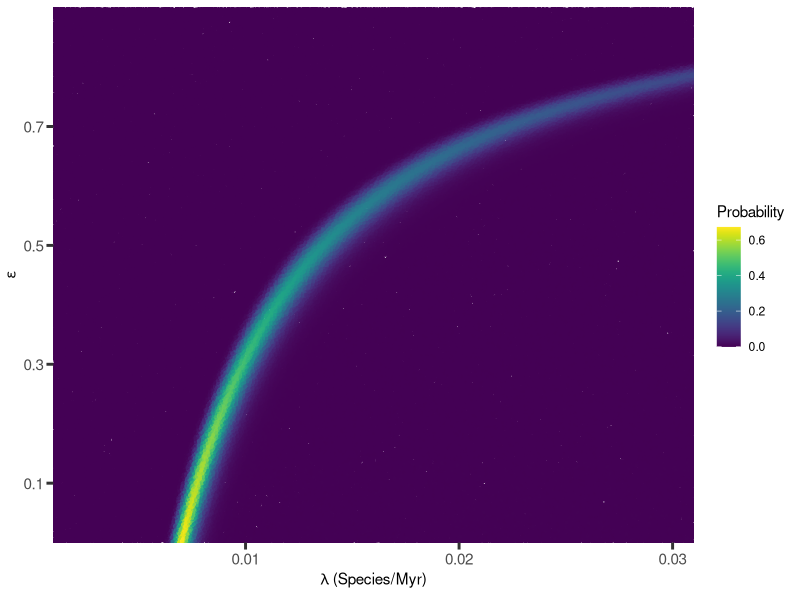
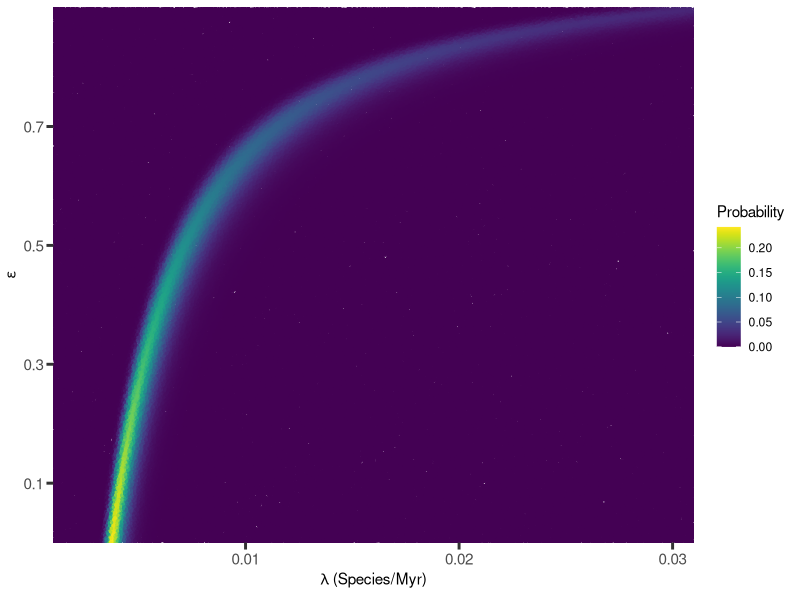
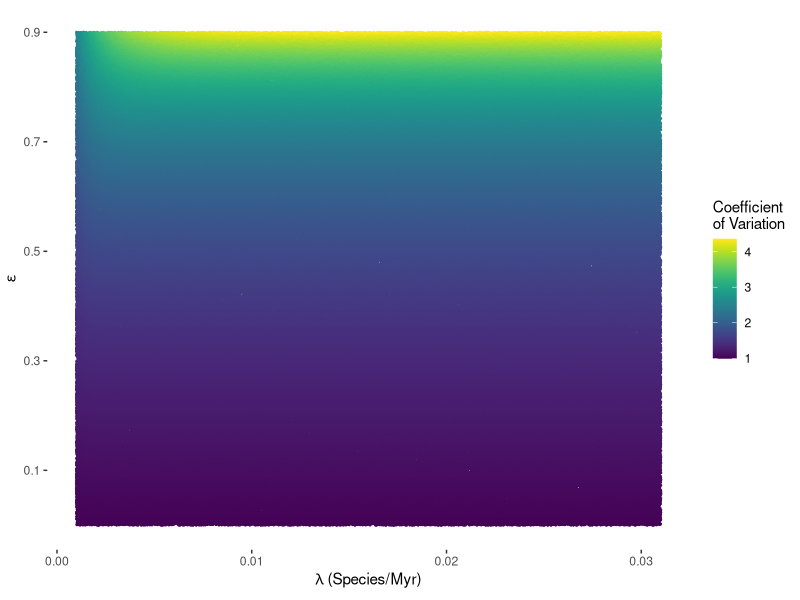
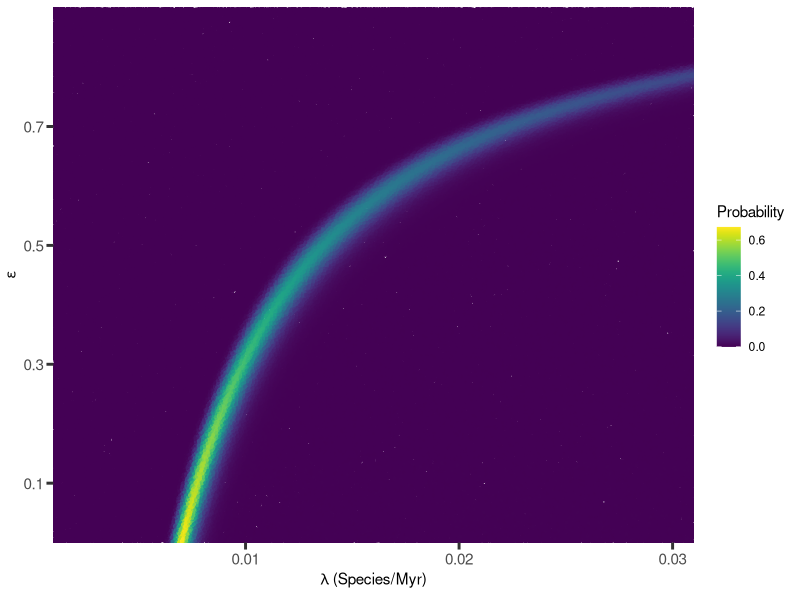
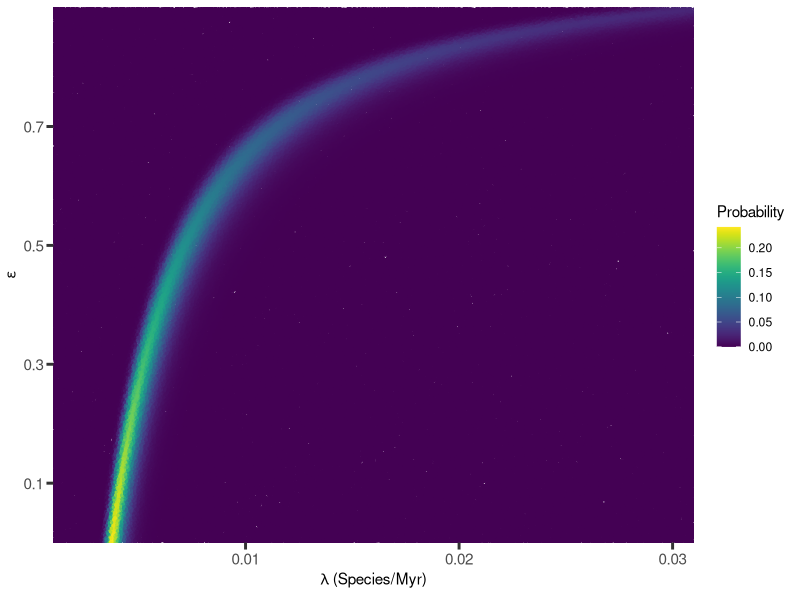
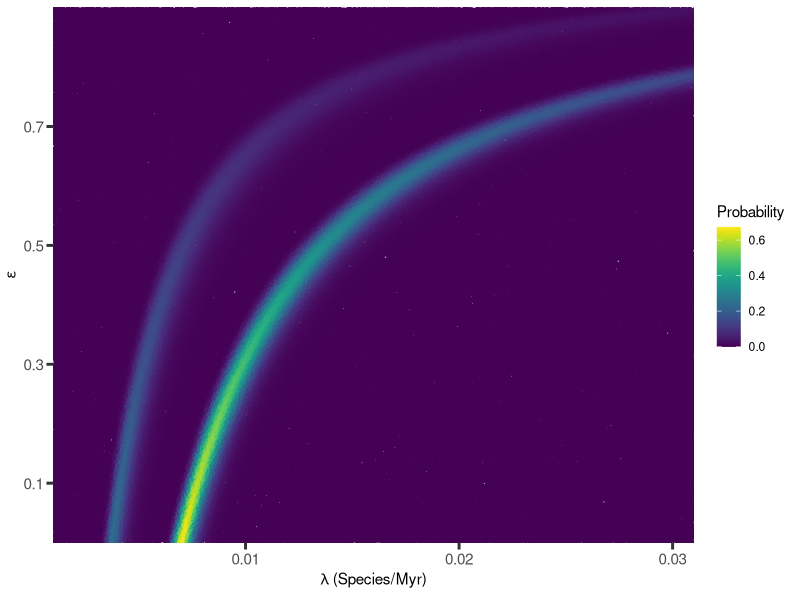
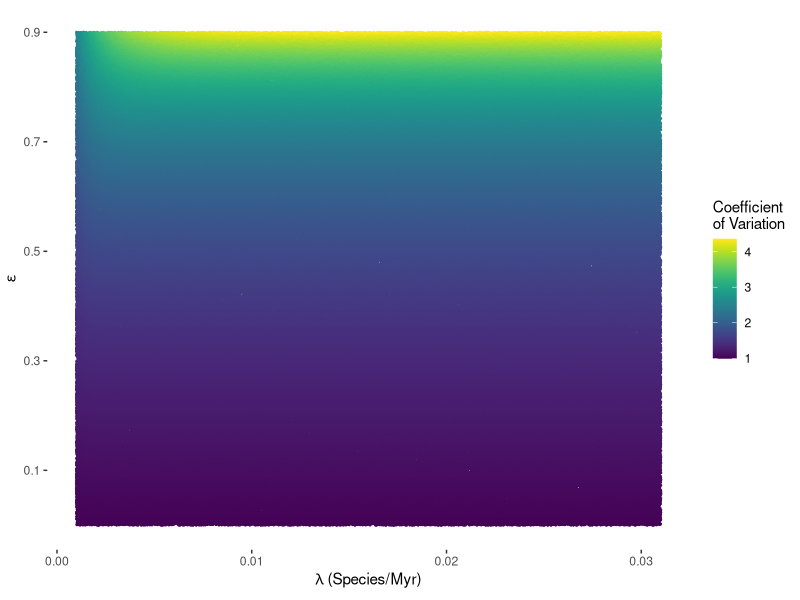

R code for these plots, in order:
## Ford Fishman
## December 10, 2019

## Use a probability mass function to give probability of seeing certain levels of microbial 
## richness giving a set of parameters.
#
## Assumes stochastic birth-death process starting with 1 species.
#
## Traditionally, probabilities from a PMF are summed over a desired range of discrete outcomes to 
## calculate the probability of outcomes from that range occuring. However, given the scale of the
## ranges we are considering, vector lengths exceed 10^12, so the integrate() function is used in a
## similar fashion to how one would approach probability calculation for a proability density function
## (PDF). Testing showed that even at the scales of 10^6, integration proved to give similar outcomes 
## to summation. 

## SETUP ENVIRONMENT

require(ggplot2, quietly = T)
require(viridis, quietly = T)
library("here")

# wd <- "~/GitHub/MicroSpeciation"
data_dir <- here("data")
figure_dir <- here("figures")
# data_dir <- paste(wd, "/data/", sep = "")
# figure_dir <- paste(wd, "/figures/", sep = "")
# getwd()
# setwd(wd)


## define parameters alpha and beta
sims = 400000 # number of simulations
lambda <- runif(n = sims, min = 0.001, max = 0.031) # speciation rates
epsilon <- runif(n = sims, min = 0.0, max = 0.9) # mu/lambda
mu <- lambda * epsilon # extinction rates
r <- lambda - mu # diversification rate
Time <- 4000 # total time to present

# alpha and beta are terms in the probability generating function
alpha <- (mu*(exp(r*Time)-1))/(lambda*exp(r*Time)-mu) # probability of extinction 
beta <- alpha*(lambda/mu) # modifier of alpha


## probability mass function
pmf_integration <- function(Smin, Smax){
  # make vector in advanced to reduce runtime
  prob <- double(length(lambda)) 
  # need to use for loop, integrate() doesn't like vectors
  for (i in 1:length(lambda)){ 
    # This pmf is taken from Raup (1985; Eq. A17), which is in turn from Bailey (1964; eq 8.46)
    pmf <- function(S) (1-alpha[i])*(1-beta[i])*beta[i]^(S-1) 
    # integrating overall interval of given richness estimation
    prob[i] <- integrate(pmf, Smin, Smax)$value
  }
  return(prob)
}

## plot probabilities 
probPlot <- function(df){
  return(ggplot(data = df, aes(x = lambda, y = epsilon, color = prob)) + 
    geom_point(size = 0.4) +
    scale_x_continuous(expression(lambda*" (Species/Myr)"), expand=c(0,0)) +
    scale_y_continuous(expression(epsilon), breaks = c(0.1, 0.3, 0.5, 0.7, 0.9), expand=c(0,0)) +
    scale_color_viridis("Probability") +
    theme(panel.grid.major = element_blank(), 
          panel.grid.minor = element_blank(),
          panel.background = element_blank(),
          legend.position = "right",
          axis.line = element_blank(),
          axis.text = element_text(size = 11),
          axis.ticks = element_line(size = 1),
          axis.ticks.length = unit(5,"pt")))
}
# Probability of having exactly 10^12 species
dfS12 <- data.frame(lambda, epsilon, prob = pmf_integration(0.385*10^12, 3.43*10^12))
(pS12 <- probPlot(dfS12))
# Save figure
figS12_dir <- paste(figure_dir, "probS12_stochastic.png", sep = "")
ggsave(plot = pS12, filename = figS12_dir, width = 7, height = 5)

# Probability of being in range for Louca et al. 2019
dfS6 <- data.frame(lambda, epsilon, prob = pmf_integration(2.2*10^6, 4.3*10^6))
(pS6 <- probPlot(dfS6))
figS6_dir <- paste(figure_dir, "probS6_stochastic.png", sep = "")
ggsave(plot = pS6, filename = figS6_dir, width = 7, height = 5)

# Probabilities for both sets of estimates on same plot
df6_12 <- data.frame(lambda, epsilon, prob = dfS12$prob + dfS6$prob)
pS6_12 <- probPlot(df6_12)
figS6_12_dir <- paste(figure_dir, "probS6_12_stochastic.png", sep = "")
ggsave(plot = pS6_12, filename = figS6_12_dir, width = 7, height = 5)

## variance from Raup 1985 A22, via Bailey (1964; eq 8.49)
variance <- (lambda + mu)/(lambda - mu) * exp((lambda - mu)*Time)*(exp((lambda - mu)*Time) - 1)
expectS <- exp(r * Time)
dfvar <- data.frame(lambda, epsilon, cov = (variance)^0.5/expectS)
(pvar <- ggplot(data = dfvar, aes(x = lambda, y = epsilon, color = cov)) + 
    geom_point(size = 0.4) +
    xlab(expression(lambda*" (Species/Myr)")) +
    scale_y_continuous(expression(epsilon), breaks = c(0.1, 0.3, 0.5, 0.7, 0.9)) +
    scale_color_viridis("Coefficient\nof Variation") +
    theme(panel.grid.major = element_blank(), 
          panel.grid.minor = element_blank(),
          panel.background = element_blank(),
          legend.position = "right",
          axis.line = element_blank()))

# Save figure
var_fig_dir <- paste(figure_dir, "CoV_stochastic.png", sep = "")
ggsave(plot = pvar, filename = var_fig_dir, width = 7, height = 5)

## TESTING INTEGRATION VS SUMMING
## it seems that for the scales we are dealing with, the probabilities aren't different enough
## to worry that PMF's should be summed over integers and not integrated

# lambda <- 0.05
# epsilon <- 0.1
# mu <- lambda*epsilon
# r <- lambda - mu
# Time <- 400
# log10(exp(r*Time)) # check general scale of number
# alpha <- (mu*(exp(r*Time)-1))/(lambda*exp(r*Time)-mu) # probability of extinction 
# beta <- alpha*(lambda/mu) 
# func <- function(S) (1-alpha)*(1-beta)*beta^(S-1) #pmf
# Srange <- (0.385*10^6):(3.43*10^7) # a appropriate for the scale in question
# integrate(func, 0.385*10^6, 3.43*10^7)$value # the integration-based probability
# sum(func(Srange)) # the sum-based probability

